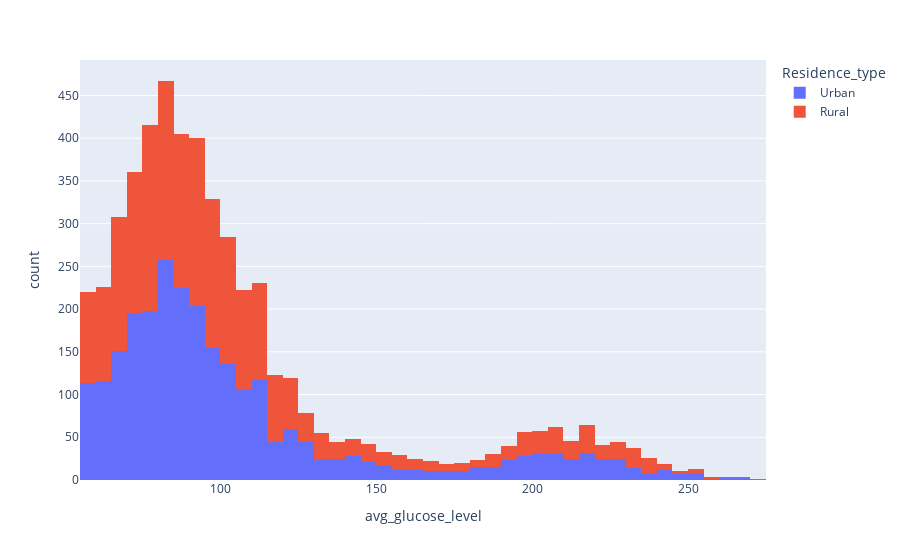

Here is the notebook cell this chart was saved with:
### Code cell
px.histogram(df_avc, 'avg_glucose_level', color = 'Residence_type')

### Figure 1 — Plotly figure (JSON) as saved in the notebook; plotly's stock layout.template omitted (floating-point values rounded to 4 significant figures; data arrays with more than 128 entries replaced by an {"elided": "..."} marker saying what was removed)
{"data": [{"alignmentgroup": "True", "bingroup": "x", "hovertemplate": "Residence_type=Urban<br>avg_glucose_level=%{x}<br>count=%{y}<extra></extra>", "legendgroup": "Urban", "marker": {"color": "#636efa", "pattern": {"shape": ""}}, "name": "Urban", "offsetgroup": "Urban", "orientation": "v", "showlegend": true, "type": "histogram", "x": {"elided": "2596 float values"}, "xaxis": "x", "yaxis": "y"}, {"alignmentgroup": "True", "bingroup": "x", "hovertemplate": "Residence_type=Rural<br>avg_glucose_level=%{x}<br>count=%{y}<extra></extra>", "legendgroup": "Rural", "marker": {"color": "#EF553B", "pattern": {"shape": ""}}, "name": "Rural", "offsetgroup": "Rural", "orientation": "v", "showlegend": true, "type": "histogram", "x": {"elided": "2514 float values"}, "xaxis": "x", "yaxis": "y"}], "layout": {"barmode": "relative", "legend": {"title": {"text": "Residence_type"}, "tracegroupgap": 0}, "margin": {"t": 60}, "xaxis": {"anchor": "y", "domain": [0, 1], "title": {"text": "avg_glucose_level"}}, "yaxis": {"anchor": "x", "domain": [0, 1], "title": {"text": "count"}}}}
